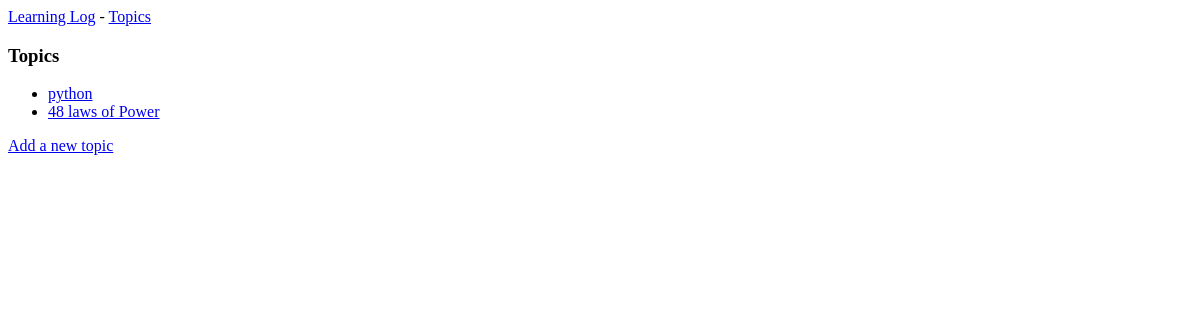
Before: /topics/ with the older database file.
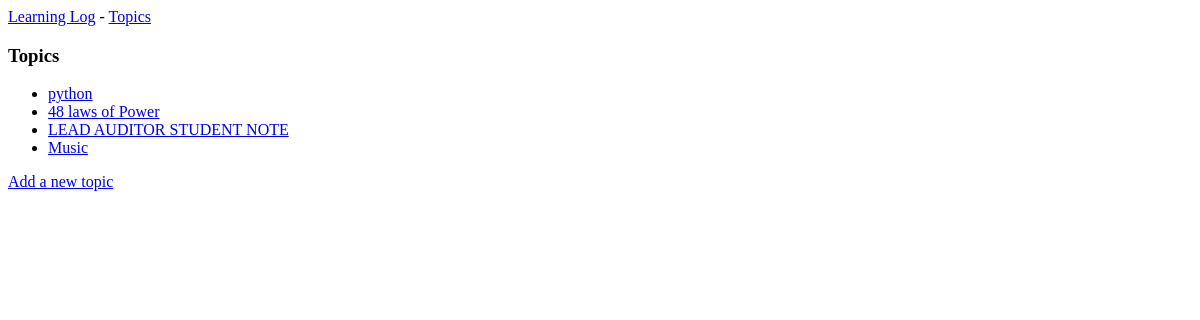
After: the same page with the newer database file.
### learning_logs/models.py (models this page shows, shortened)
class Topic(models.Model):
    text = models.CharField(max_length=200)
    date_added =models.DateTimeField(auto_now_add=True)

### learning_logs/views.py (the view)
# urls.py: path('topics/', views.topics, name='topics'),
def topics(request):
    topics = Topic.objects.order_by('date_added')
    context = {'topics': topics}
    return render(request, 'learning_logs/topics.html', context)

### learning_logs/templates/learning_logs/topics.html
{% extends 'learning_logs/base.html' %}
{% block content %}
<h3>Topics</h3>
<ul>
    {% for topic in topics %}
        <li>
            <a href="{%url 'learning_logs:topic' topic.id%}">
                {{ topic.text }}
        </a></li>
    {% empty %}
        <li>No Topics have been added yet</li>
    {% endfor %}
</ul>
<a href="{% url 'learning_logs:new_topic' %}">Add a new topic</a>
 {% endblock content %}

Changed rows visible on the page:
added Topic: text "LEAD AUDITOR STUDENT NOTE"
added Topic: text "Music"
